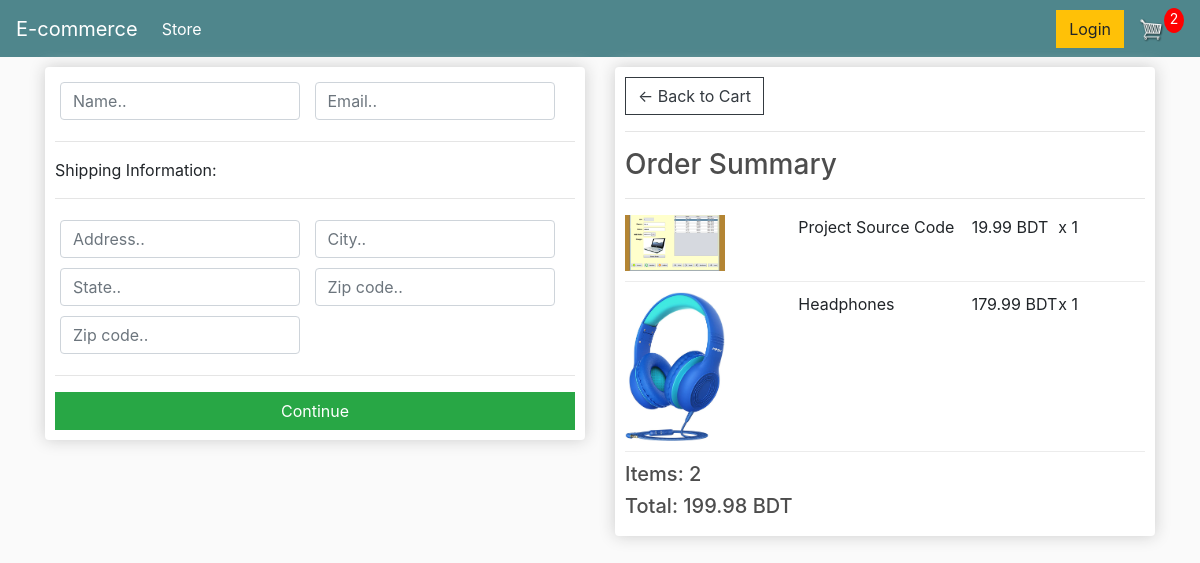
Screenshot of /checkout/ (signed in) with the database file from the repository.
### store/models.py (models this page shows, shortened)
class OrderItem(models.Model):
    product = models.ForeignKey(Product, on_delete=models.SET_NULL, null=True)
    order = models.ForeignKey(Order, on_delete=models.SET_NULL, null=True)
    quantity = models.IntegerField(default=0, null=True, blank=True)
    date_added = models.DateTimeField(auto_now_add=True)
    @property
    def get_total(self):
        total = self.product.price * self.quantity
        return total

class Product(models.Model):
    name = models.CharField(max_length=200, null=True)
    price = models.FloatField()
    digital = models.BooleanField(default=False, null=True, blank=True)
    image = models.ImageField(null=True, blank=True, upload_to='product/')
    @property
    def imageURL(self):
        try:
            url = self.image.url
        except:
            url = ''
        return url

class Order(models.Model):
    customer = models.ForeignKey(Customer, on_delete=models.SET_NULL, null=True, blank=True)
    date_ordered = models.DateTimeField(auto_now_add=True)
    complete = models.BooleanField(default=False)
    transaction_id = models.CharField(max_length=100, null=True)
    @property
    def shipping(self):
        shipping = False
        orderitems = self.orderitem_set.all()
        for i in orderitems:
            if i.product.digital == False:
                shipping = True
        return shipping
    @property
    def get_cart_total(self):
        orderitems = self.orderitem_set.all()
        total = sum([item.get_total for item in orderitems])
        return total
    @property
    def get_cart_items(self):
        orderitems = self.orderitem_set.all()
        total = sum([item.quantity for item in orderitems])
        return total

### store/views.py (the view)
# urls.py: path('checkout/', views.checkout, name="checkout"),
def checkout(request):
    if request.user.is_authenticated:
        customer = request.user.customer
        order, created = Order.objects.get_or_create(customer=customer, complete=False)
        items = order.orderitem_set.all()
        cartItems = order.get_cart_items
    else:
        items = []
        order = {'get_cart_total': 0, 'get_cart_items': 0, 'shipping': False}
        cartItems = order['get_cart_items']
    context = {
        'items': items,
        'order': order,
        'cartItems': cartItems,
    }
    return render(request, 'checkout.html', context)

### ecommerce/templates/checkout.html (shortened to what this page needs)
{% extends 'base.html' %}
{% load static %}
{% block content %}
<div class="row">
  <div class="col-lg-6">
    <div class="box-element" id="form-wrapper">
      <form id="form">
        <div id="user-info">
          <div class="form-field">
            <input required class="form-control" type="text" name="name" placeholder="Name..">
          </div>
          <div class="form-field">
            <input required class="form-control" type="email" name="email" placeholder="Email..">
          </div>
        </div>
        <div id="shipping-info">
          <hr>
          <p>Shipping Information:</p>
					<hr>
					<div class="form-field">
            <input class="form-control" type="text" name="address" placeholder="Address..">
          </div>
          <div class="form-field">
            <input class="form-control" type="text" name="city" placeholder="City..">
					</div>
					<div class="form-field">
						<input class="form-control" type="text" name="state" placeholder="State..">
					</div>
					<div class="form-field">
						<input class="form-control" type="text" name="zipcode" placeholder="Zip code..">
					</div>
					<div class="form-field">
						<input class="form-control" type="text" name="country" placeholder="Zip code..">
					</div>
				</div>
				<hr>
				<input id="form-button" class="btn btn-success btn-block" type="submit" value="Continue">
			</form>
    </div>
    <br>
    <br>
  </div>
  <div class="col-lg-6">
    <div class="box-element">
      <a  class="btn btn-outline-dark" href="{% url 'cart' %}">&#x2190; Back to Cart</a>
      <hr>
			<h3>Order Summary</h3>
			<hr>
      {% for item in items %}
			<div class="cart-row">
        <div style="flex:2"><img class="row-image" src="{{ item.product.imageURL }}"></div>
				<div style="flex:2"><p>{{ item.product.name }}</p></div>
				<div style="flex:1"><p>{{ item.get_total | floatformat:2 }} BDT</p></div>
				<div style="flex:1"><p>x {{ item.quantity }}</p></div>
      </div>
      {% endfor %}
			<h5>Items: {{ order.get_cart_items }}</h5>
			<h5>Total: {{ order.get_cart_total | floatformat:2 }} BDT</h5>
    </div>
  </div>
</div>
{% endblock content %}

### ecommerce/static/css/main.css (style rules this page uses)
body { background-color: hsl(0, 0%, 98%); }
h1,h2,h3,h4,h5,h6 { color:hsl(0, 0%, 30%); }
.box-element { box-shadow:hsl(0, 0%, 80%) 0 0 16px; background-color: #fff; border-radius: 4px; padding: 10px; }
.col-lg-4, .col-lg-6, .col-lg-8, .col-lg-12 { margin-top: 10px; }
.btn { border-radius: 0; }
.row-image { width: 100px; }
.form-field { width:250px; display: inline-block; padding: 5px; }
.cart-row { display: flex; align-items: flex-stretch; padding-bottom: 10px; margin-bottom: 10px; border-bottom: 1px solid #ececec; }

### rows the page displays
OrderItem: product.imageURL (picture), product.name "Project Source Code", get_total "19.99", quantity "1"
OrderItem: product.imageURL (picture), product.name "Headphones", get_total "179.99", quantity "1"
Order: get_cart_items "2", get_cart_total "199.98"

### other values shown
{{ cartItems }} "2"
